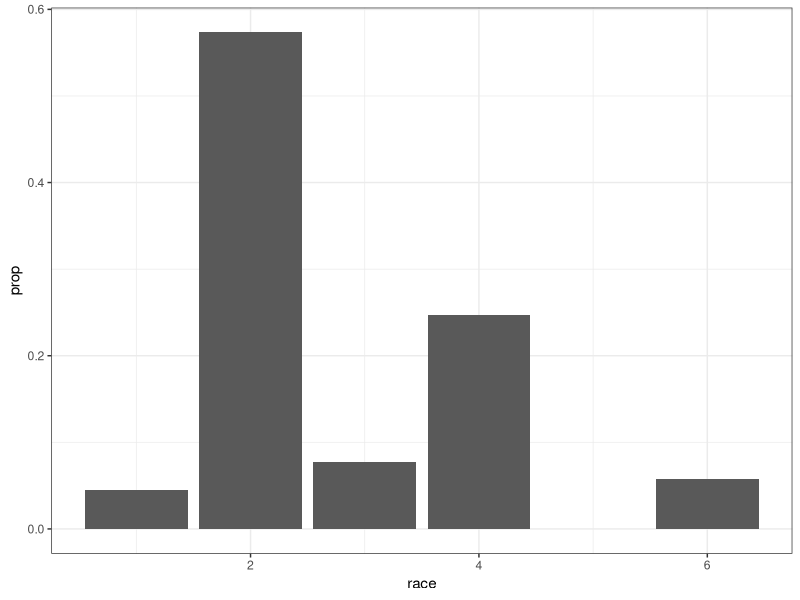
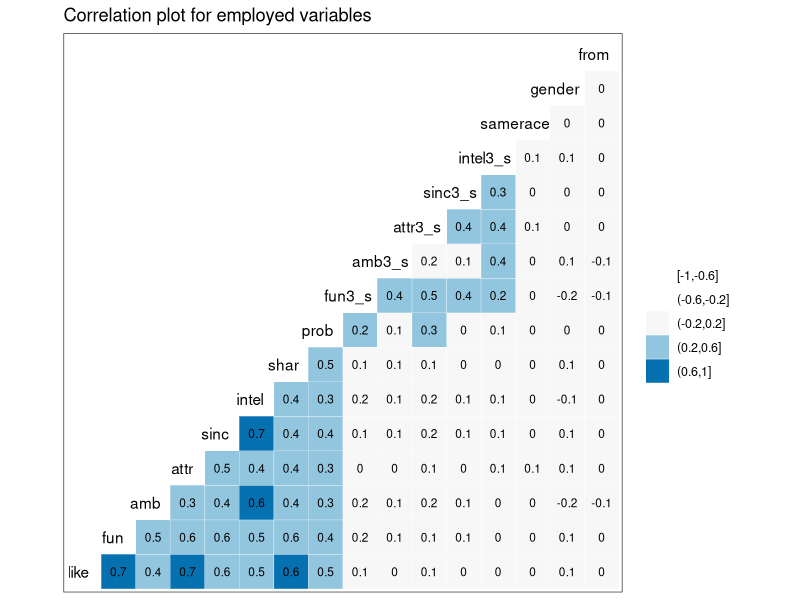
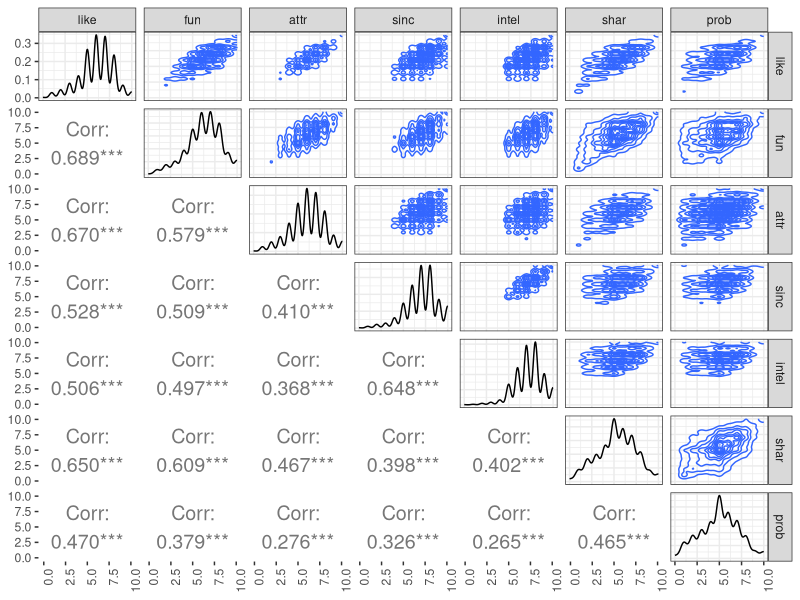
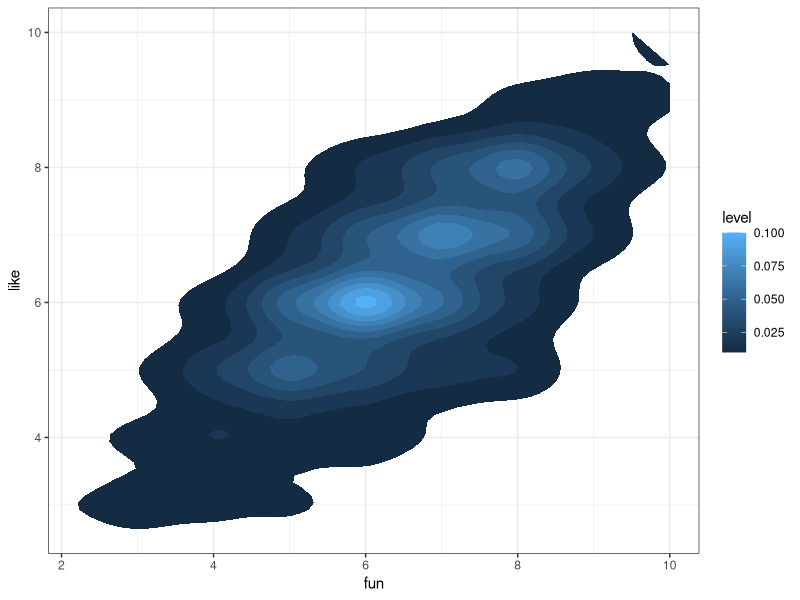
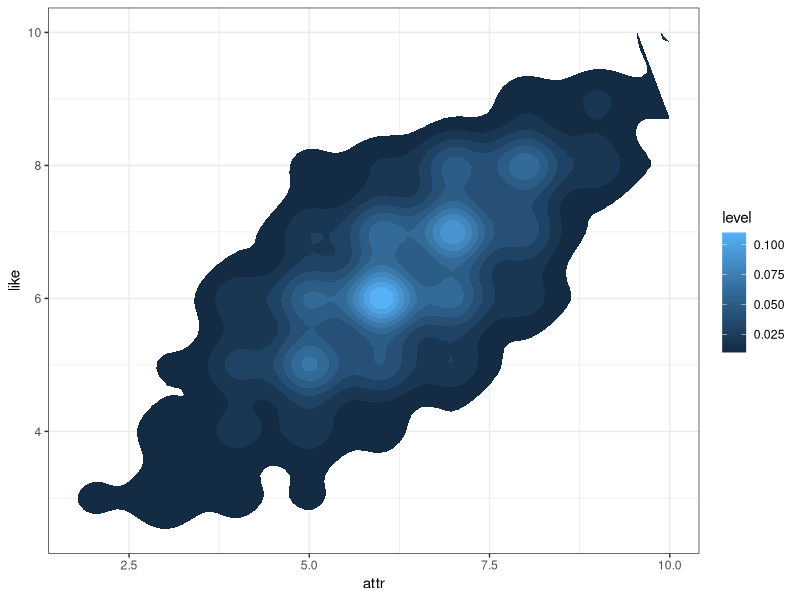
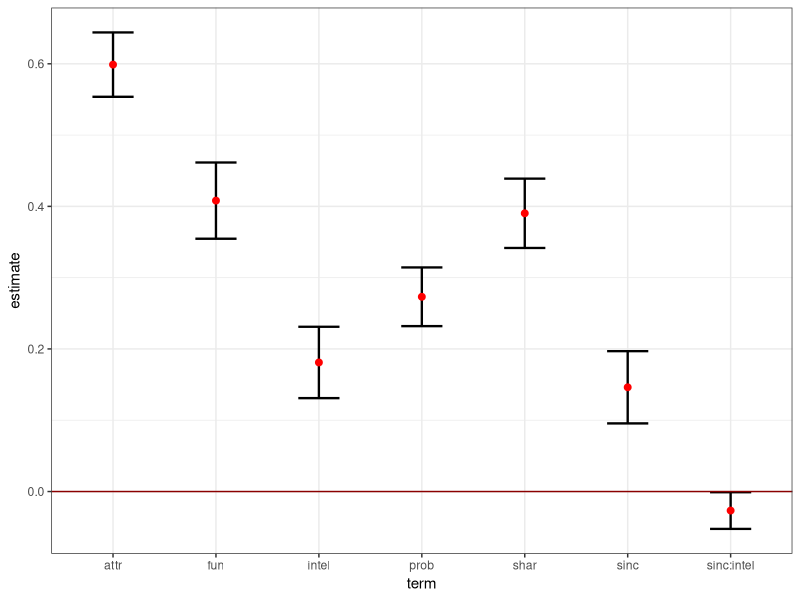
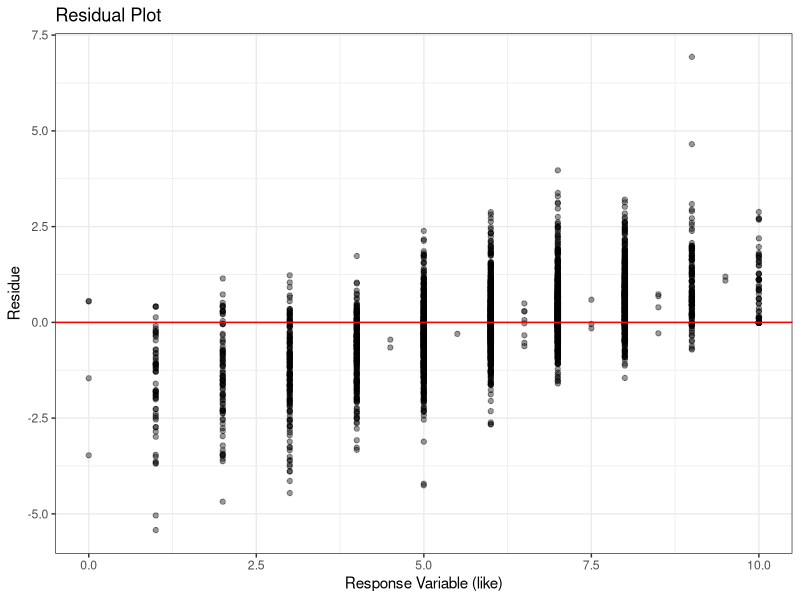
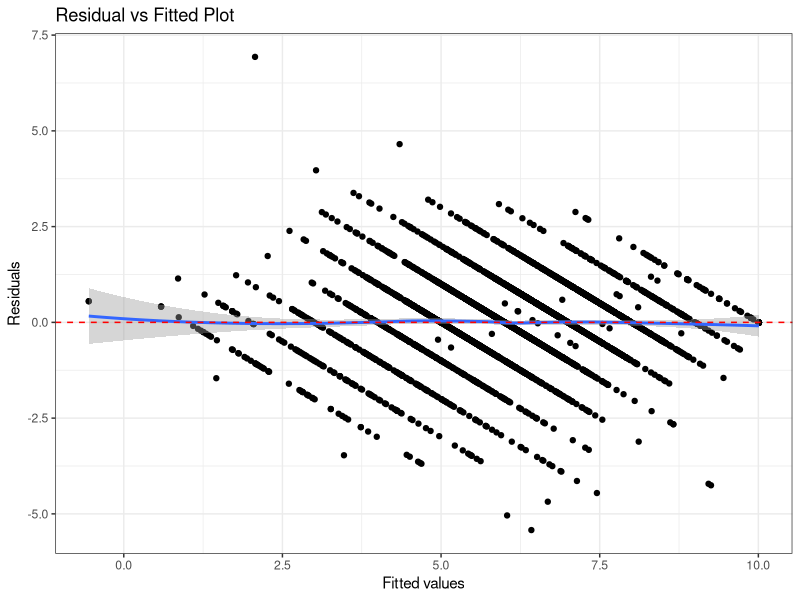

Source code (R) for these figures, in order:
## ---- chunk 1
library(tidyverse)
library(modelr)
library(GGally)
library(caret)
library(broom)
library(here)

theme_set(theme_bw())
## ---- chunk 2
data <- read_csv(here("data/speed-dating.csv"),
                 progress = FALSE,
                 col_types =cols(.default = col_integer(),
                                 int_corr = col_double(),
                                 field = col_character(),
                                 from = col_character(),
                                 career = col_character(),
                                 attr = col_double(),
                                 samerace = col_character(),
                                 sinc = col_double(),
                                 intel = col_double(),
                                 fun = col_double(),
                                 amb = col_double(),
                                 shar = col_double(),
                                 like = col_double(),
                                 prob = col_double(),
                                 match_es = col_double(),
                                 attr3_s = col_double(),
                                 sinc3_s = col_double(),
                                 intel3_s = col_double(),
                                 fun3_s = col_double(),
                                 amb3_s = col_double())) %>%
  mutate(from = as.numeric(factor(from)),
         gender = as.numeric(factor(gender)),
         samerace = as.numeric(factor(samerace)))

data %>%
  glimpse()
## ---- chunk 3
data %>%
  na.omit(race) %>%
  ggplot(aes(race, ..prop..)) +
  geom_bar()
## ---- chunk 4
require(GGally)

data %>% 
  select(like,fun,amb,attr,
         sinc,intel,shar,prob,
         fun3_s,amb3_s,attr3_s,
         sinc3_s,intel3_s,samerace,
         gender,from) %>% 
  na.omit() %>%
  ggcorr(palette = "RdBu", label = TRUE,
       hjust = 0.75, label_size = 3, nbreaks = 5) +
  ggtitle("Correlation plot for employed variables")
## ---- chunk 5
data %>% 
  select(like,fun,attr,sinc,
         intel,shar,prob) %>% 
  na.omit() %>%
  ggpairs(upper = list(continuous = "density"), 
        lower = list(continuous = wrap("cor", size=5)),
        axisLabels = 'show',progress = F) +
  theme(axis.text.x = element_text(angle = 90, hjust = 1))
## ---- chunk 6
data %>%
  na.omit(fun, like) %>%
  ggplot(aes(fun, like)) +
  stat_density2d(aes(fill = ..level..),
                 geom = "polygon")
## ---- chunk 7
data %>%
  na.omit(attr, like) %>%
  ggplot(aes(attr, like)) +
  stat_density2d(aes(fill = ..level..),
                 geom = "polygon")
## ---- chunk 8
data %>%  # Keep only candidate and response variables
  select(from, fun, prob, order,
         attr, sinc, prob, shar, 
         intel, like, gender, samerace) %>%
  na.omit() -> data  # remove NAs

data %>% ## Put numeric predictor variables on same scale 
   mutate_at(.vars = vars(fun, prob, order,attr,
                          sinc, prob, shar,intel),
             .funs = funs(as.numeric(scale(.)))) -> data_scaled

data_scaled %>%
  glimpse()
## ---- chunk 9
set.seed(101) # We set the set for reason of reproducibility

## Adding surrogate key to dataframe
data_scaled$id <- 1:nrow(data_scaled)

data_scaled %>% 
  dplyr::sample_frac(.8) -> training

training %>% 
  glimpse()
## ---- chunk 10
dplyr::anti_join(data_scaled, 
                 training, 
                 by = 'id') -> testing
testing %>% 
  glimpse()
## ---- chunk 11
mod <- lm(like ~ fun + attr + shar + sinc + prob + sinc * intel, 
          data = training)

glance(mod) 
## ---- chunk 12
tidy(mod, 
     conf.int = TRUE, 
     conf.level = 0.95)
## ---- chunk 13
tidy(mod, 
     conf.int = TRUE, 
     conf.level = 0.95)  %>%
  filter(term != "(Intercept)") %>%
  ggplot(aes(term, estimate, ymin = conf.low, ymax = conf.high)) +
  geom_errorbar(size = 0.8, width= 0.4) +
  geom_point(color = "red", size = 2) +
  geom_hline(yintercept = 0, colour = "darkred")
## ---- chunk 14
mod.res <- resid(mod)
std.resid <- rstandard(mod)
like <- training$like

resid_data <- data.frame(mod.res,std.resid,like,
                       stringsAsFactors=FALSE)
resid_data %>% 
  sample_n(10)
## ---- chunk 15
resid_data %>%
  ggplot(aes(like, mod.res)) +
  geom_point(alpha = 0.4) +
  geom_hline(yintercept = 0,
             color = "red") +
  labs(x = "Response Variable (like)", y = "Residue") +
  ggtitle("Residual Plot")
## ---- chunk 16
mod %>%
  ggplot(aes(.fitted, .resid)) + 
  geom_point() +
  stat_smooth(method="loess") + 
  geom_hline(yintercept=0, col="red", linetype="dashed") + 
  xlab("Fitted values") + ylab("Residuals") + 
  ggtitle("Residual vs Fitted Plot")
## ---- chunk 17
y <- quantile(resid_data$std.resid[!is.na(resid_data$std.resid)], c(0.25, 0.75))
x <- qnorm(c(0.25, 0.75))
slope <- diff(y)/diff(x)
int <- y[1L] - slope * x[1L]

resid_data %>%
  ggplot(aes(sample=std.resid)) +
  stat_qq(shape=1, size=3) +      # open circles
  labs(title="Normal Q-Q",        # plot title
  x="Theoretical Quantiles",      # x-axis label
  y="Standardized Residuals") +   # y-axis label
  geom_abline(slope = slope,
              color = "red",
              size = 0.8,
              intercept = int,
              linetype="dashed")  # dashed reference line
## ---- chunk 18
mod %>%
  ggplot(aes(.fitted, 
             sqrt(abs(.stdresid)))) + 
  geom_point(na.rm=TRUE) + 
  stat_smooth(method="loess",
              na.rm = TRUE) +
  labs(title = "Scale-Location",
       x= "Fitted Value",
       y = expression(sqrt("|Standardized residuals|")))
## ---- chunk 19
mod %>%
  ggplot(aes(.hat, .stdresid)) + 
  geom_point(aes(size=.cooksd), na.rm=TRUE) +
  stat_smooth(method="loess", na.rm=TRUE) +
  xlab("Leverage")+ylab("Standardized Residuals") + 
  ggtitle("Residual vs Leverage Plot") + 
  scale_size_continuous("Cook's Distance", range=c(1,5)) +    
  theme(legend.position="bottom")
## ---- chunk 20
mod %>%
  ggplot(aes(.hat, .cooksd)) + 
  geom_point(na.rm=TRUE) + 
  stat_smooth(method="loess", na.rm=TRUE) + 
  xlab("Leverage hii")+ylab("Cook's Distance") + 
  ggtitle("Cook's dist vs Leverage hii/(1-hii)") + 
  geom_abline(slope=seq(0,3,0.5), color="gray", linetype="dashed")
## ---- chunk 21
predictions <- mod %>% predict(testing)

data.frame( R2 = caret::R2(predictions, testing$like),
            RMSE = caret::RMSE(predictions, testing$like),
            MAE = caret::MAE(predictions, testing$like),
            ERR = caret::RMSE(predictions, testing$like)/
              mean(testing$like))
